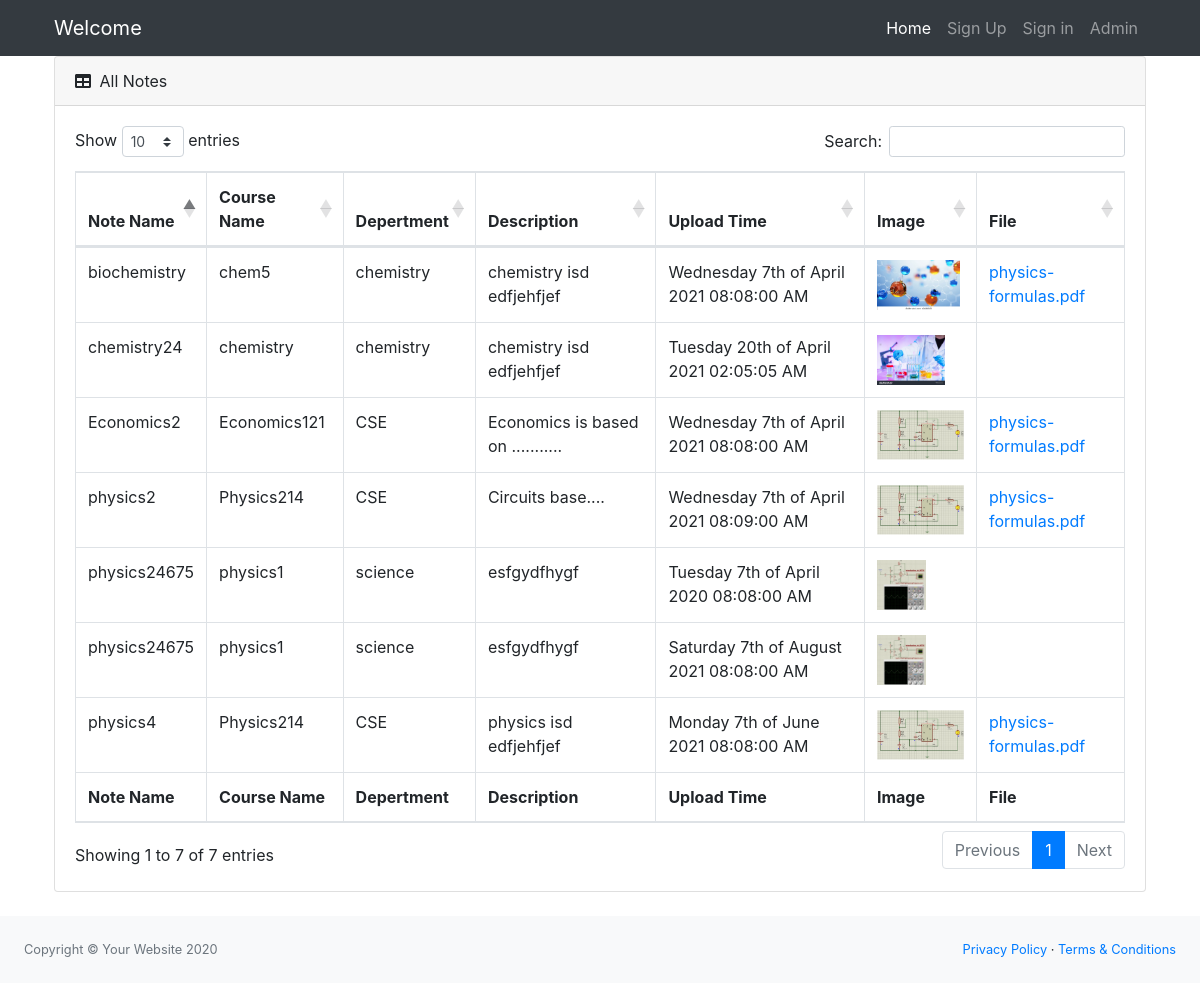
The app's page /home.php with its own data.
### tables this page shows
CREATE TABLE `notes` (
  `n_id` int(10) NOT NULL,
  `s_id` varchar(255) NOT NULL,
  `n_name` varchar(255) NOT NULL,
  `course` varchar(255) NOT NULL,
  `dept` varchar(255) NOT NULL,
  `description` varchar(255) NOT NULL,
  `n_image` varchar(255) NOT NULL,
  `n_file` varchar(255) NOT NULL,
  `datetime` datetime(6) DEFAULT NULL,
  `approval` tinyint(1) NOT NULL DEFAULT 0
);

### functions.php (called while the page is built, shortened)
<?php
class notes {
    public function open_db_connection()
    {
       $this->connection= new mysqli('localhost','root','','notes_project');
    }
	public function view_note()
	{
		$sql=$this->connection->query ("SELECT* FROM notes WHERE approval=1 ") or die($this->connection->error);
		return $sql;
	}
}
   $function= new notes();
?>

### home.php (the view, shortened to what this page needs)
<?php
   require('functions.php');
   $result=$function->view_note();
   ?>
<!DOCTYPE html>
<html lang="en">
<head>
      <link href="css/styles.css" rel="stylesheet" />
      <link href="https://cdn.datatables.net/1.10.20/css/dataTables.bootstrap4.min.css" rel="stylesheet" />
   </head>
   <body>
      <nav class="navbar navbar-expand-lg navbar-dark bg-dark static-top">
         <div class="container">
            <a class="navbar-brand" href="#">Welcome</a>
            <div class="collapse navbar-collapse" id="navbarResponsive">
               <ul class="navbar-nav ml-auto">
                  <li class="nav-item active">
                     <a class="nav-link" href="#">Home
                     </a>
                  </li>
                  <li class="nav-item">
                     <a class="nav-link" href="register.php">Sign Up</a>
                  </li>
                  <li class="nav-item">
                     <a class="nav-link" href="login.php">Sign in</a>
                  </li>
                  <li class="nav-item">
                     <a class="nav-link" href="adminlogin.php">Admin</a>
                  </li>
               </ul>
            </div>
         </div>
      </nav>
      <div class="container">
         <div class="card mb-4">
            <div class="card-header">
               <i class="fas fa-table mr-1"></i>
               All Notes
            </div>
            <div class="card-body">
               <div class="table-responsive">
                  <table class="table table-hover table-bordered" id="dataTable" width="100%" cellspacing="0">
                     <thead>
                        <tr>
                           <th>Note Name</th>
                           <th>Course Name</th>
                           <th>Depertment</th>
                           <th>Description</th>
                           <th>Upload Time</th>
                           <th>Image</th>
                           <th>File</th>
                        </tr>
                     </thead>
                     <tfoot>
                        <tr>
                           <th>Note Name</th>
                           <th>Course Name</th>
                           <th>Depertment</th>
                           <th>Description</th>
                           <th>Upload Time</th>
                           <th>Image</th>
                           <th>File</th>
                        </tr>
                     </tfoot>
                     <?php
                        while ($row = $result->fetch_assoc()) { ?>
                     <tr>
                        <td><?= $row['n_name']; ?> </td>
                        <td><?= $row['course']; ?> </td>
                        <td><?= $row['dept']; ?> </td>
                        <td><?= $row['description']; ?> </td>
                        <td><?= date("l jS \of F Y h:i:s A",strtotime($row['datetime'])); ?>
                        </td>
                        <td>
                           <img src="picture/<?php echo $row['n_image']; ?>" height=50rem;
                              data-toggle="modal"
                              data-target="#exampleModal-<?php echo $row['n_name']; ?>">
                        </td>
                        <td>
                           <a href="" data-toggle="modal"
                              data-target="#exampleModalCenter-<?php echo $row['n_name']; ?>"
                              id="file">
                           <?php echo $row['n_file']; ?>
                           </a>
                        </td>
                     </tr>
                     <?php   }  ?>
                  </table>
               </div>
            </div>
         </div>
      </div>
      <footer class="py-4 bg-light mt-auto">
         <div class="container-fluid">
         <div class="d-flex align-items-center justify-content-between small">
            <div class="text-muted">Copyright &copy; Your Website 2020</div>
            <div>
               <a href="#">Privacy Policy</a>
               &middot;
               <a href="#">Terms &amp; Conditions</a>
            </div>
         </div>
      </footer>
   </body>
</html>

### records on screen
notes: n_name "chemistry24", course "chemistry", dept "chemistry", description "chemistry isd edfjehfjef", datetime "Tuesday 20th of April 2021 02:05:05 AM", n_image (picture)
notes: n_name "Economics2", course "Economics121", dept "CSE", description "Economics is based on ...........", datetime "Wednesday 7th of April 2021 08:08:00 AM", n_image (picture), n_file "physics-formulas.pdf"
notes: n_name "physics2", course "Physics214", dept "CSE", description "Circuits base....", datetime "Wednesday 7th of April 2021 08:09:00 AM", n_image (picture), n_file "physics-formulas.pdf"
notes: n_name "physics4", course "Physics214", dept "CSE", description "physics isd edfjehfjef", datetime "Monday 7th of June 2021 08:08:00 AM", n_image (picture), n_file "physics-formulas.pdf"
notes: n_name "physics24675", course "physics1", dept "science", description "esfgydfhygf", datetime "Tuesday 7th of April 2020 08:08:00 AM", n_image (picture)
notes: n_name "physics24675", course "physics1", dept "science", description "esfgydfhygf", datetime "Saturday 7th of August 2021 08:08:00 AM", n_image (picture)
notes: n_name "biochemistry", course "chem5", dept "chemistry", description "chemistry isd edfjehfjef", datetime "Wednesday 7th of April 2021 08:08:00 AM", n_image (picture), n_file "physics-formulas.pdf"
